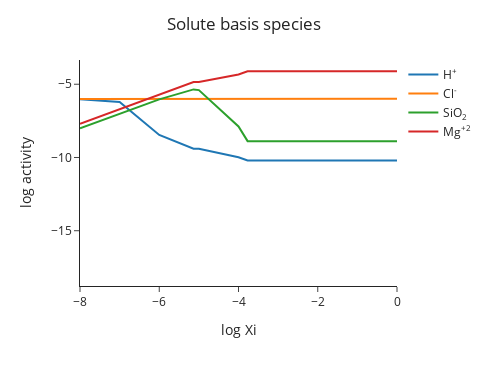

Notebook code for this chart:
### Markdown cell above
Congratulations! a logarithmic activity diagram is born!

(In this case, log activities of basis species SiO$_{2(aq)}$ and Mg$^{+2}$ are automatically chosen as axis variables because the system only has a limited number of elements. In more complex systems, multiple permutations of plots are shown.)

Once the plot is ready, hover your mouse over the plot to see more.

This plot shows the Mg$^{+2}$ to H$^+$ activity ratio vs the activity of aquoeus silica for our chosen T & P (and remember those are indicated in the .csv file with the initial fluid composition).
The diagram features three dashed lines that show conditions where minerals are stable.
These are called mineral saturation lines. 

Take, for example, the horizontal dashed line labeled brucite in the legend. This line corresponds to equilibrium with respect to the reaction

$$ \rm{Mg^{+2}} + \rm{2 H_2O} \leftrightharpoons \mathop{\rm{Mg(OH)_{2(cr)}}} \limits_{\text{(brucite)}} + \rm{2 H^+} $$

The numerical value of (a$_{\rm{Mg}^{+2}}$)/(a$^{2}_{\rm{H^{+}}}$) can be calculated directly form the equilibrium constant for this reaction. Above this line a solution would be supersaturated with brucite, and precipitation of brucite would help to lower the energy state of the system. Below this line the solution is undersaturated with brucite, and dissolution of brucite (if present) would help to lower the energy state of the system.

The same reasoning produces the saturation lines for quartz and chrysotile, with the same consequences for supersaturation and undersaturation.

The red reaction path shows the results of our mass transfer model. Mouse over the nodes on the path to reveal the corresponding values of Xi.

Note that early on the reaction path starts at low values of log a$_{\rm{SiO}_{2}}$ and log (a$_{\rm{Mg}^{+2}}$)/(a$^{2}_{\rm{H^{+}}}$).

The path is far away from the saturation lines. This is because only a small amount of forsterite has dissolved. As forsterite continues to dissolve the reaction path moves upward and across the diagram. 

This initial trajectory of the path incorporates the changes in pH, Mg, and Si as forsterite dissolves.

Then things change as the fluid reaches equilibrium with chrysotile (check out the value of Xi and see that it is matched in the other figures). Now as forsterite continues to dissolve and chrysotile precipitates the fluid composition moves up and to the left along the chrysotile saturation line. Again, this can be reconciled with the Mg:Si ratios in the dissolveing forsterite and precipitating chrysotile.

The Si content of the fluid decreases as the Mg content of the fluid continues to increase, and the Mg$^{+2}$/H$^+$ activity ratio changes in concert. 

Finally the fluid composition reaches saturation with brucite as well as chrysotile. Brucite joins the fun!

But notice that the fluid composition is stuck at the intersection of the chrysotile and brucite saturation lines. All the Mg and Si being contributed by forsterite dissolution reappear in solid form as brucite and chrysotile. This is, in a way, a disadvantage of the activity diagram if you want to know how much of a new mineral forms. That information is not shown by the activity diagram. Instead you can get that information from the plot showing moles of product minerals. It helps to have all of these various perspectives to fully grasp the transformations that happen to the minerals and to the coexisting aqueous solution.

Now let's find out more about the solutes.

Plot activities of basis aqueous species as functions of reaction progress (Xi)

### Code cell
m.plot_aqueous_species(plot_basis=True)

### Figure 1 — Plotly figure (JSON) as saved in the notebook; plotly's stock layout.template omitted (floating-point values rounded to 4 significant figures)
{"data": [{"hovertemplate": "variable=H<sup>+</sup><br>log Xi=%{x}<br>log activity=%{y}<extra></extra>", "legendgroup": "H<sup>+</sup>", "line": {"color": "#1F77B4", "dash": "solid"}, "marker": {"symbol": "circle"}, "mode": "lines", "name": "H<sup>+</sup>", "orientation": "v", "showlegend": true, "type": "scatter", "x": [-Infinity, -8.0, -7.0, -6.0, -5.134, -5.0, -4.0, -3.77, -3.0, -2.0, -1.0, 0.0], "xaxis": "x", "y": [-6.0, -6.018, -6.217, -8.462, -9.396, -9.409, -9.981, -10.21, -10.21, -10.21, -10.21, -10.21], "yaxis": "y"}, {"hovertemplate": "variable=Cl<sup>-</sup><br>log Xi=%{x}<br>log activity=%{y}<extra></extra>", "legendgroup": "Cl<sup>-</sup>", "line": {"color": "#FF7F0E", "dash": "solid"}, "marker": {"symbol": "circle"}, "mode": "lines", "name": "Cl<sup>-</sup>", "orientation": "v", "showlegend": true, "type": "scatter", "x": [-Infinity, -8.0, -7.0, -6.0, -5.134, -5.0, -4.0, -3.77, -3.0, -2.0, -1.0, 0.0], "xaxis": "x", "y": [-6.0, -6.0, -6.001, -6.001, -6.003, -6.003, -6.006, -6.008, -6.008, -6.008, -6.007, -5.996], "yaxis": "y"}, {"hovertemplate": "variable=SiO<sub>2</sub><br>log Xi=%{x}<br>log activity=%{y}<extra></extra>", "legendgroup": "SiO<sub>2</sub>", "line": {"color": "#2CA02C", "dash": "solid"}, "marker": {"symbol": "circle"}, "mode": "lines", "name": "SiO<sub>2</sub>", "orientation": "v", "showlegend": true, "type": "scatter", "x": [-Infinity, -8.0, -7.0, -6.0, -5.134, -5.0, -4.0, -3.77, -3.0, -2.0, -1.0, 0.0], "xaxis": "x", "y": [-18.0, -8.0, -7.0, -6.032, -5.353, -5.402, -7.881, -8.884, -8.884, -8.884, -8.884, -8.884], "yaxis": "y"}, {"hovertemplate": "variable=Mg<sup>+2</sup><br>log Xi=%{x}<br>log activity=%{y}<extra></extra>", "legendgroup": "Mg<sup>+2</sup>", "line": {"color": "#D62728", "dash": "solid"}, "marker": {"symbol": "circle"}, "mode": "lines", "name": "Mg<sup>+2</sup>", "orientation": "v", "showlegend": true, "type": "scatter", "x": [-Infinity, -8.0, -7.0, -6.0, -5.134, -5.0, -4.0, -3.77, -3.0, -2.0, -1.0, 0.0], "xaxis": "x", "y": [-18.0, -7.701, -6.701, -5.704, -4.849, -4.841, -4.333, -4.116, -4.116, -4.116, -4.116, -4.116], "yaxis": "y"}], "layout": {"height": 366, "legend": {"title": {}, "tracegroupgap": 0}, "margin": {"t": 60}, "showlegend": true, "title": {"text": "Solute basis species", "x": 0.5, "xanchor": "center"}, "width": 488, "xaxis": {"anchor": "y", "autorange": true, "domain": [0, 1], "range": [-8, 0], "title": {"text": "log Xi"}, "type": "linear"}, "yaxis": {"anchor": "x", "autorange": true, "domain": [0, 1], "range": [-18.77, -3.345], "title": {"text": "log activity"}, "type": "linear"}}}
